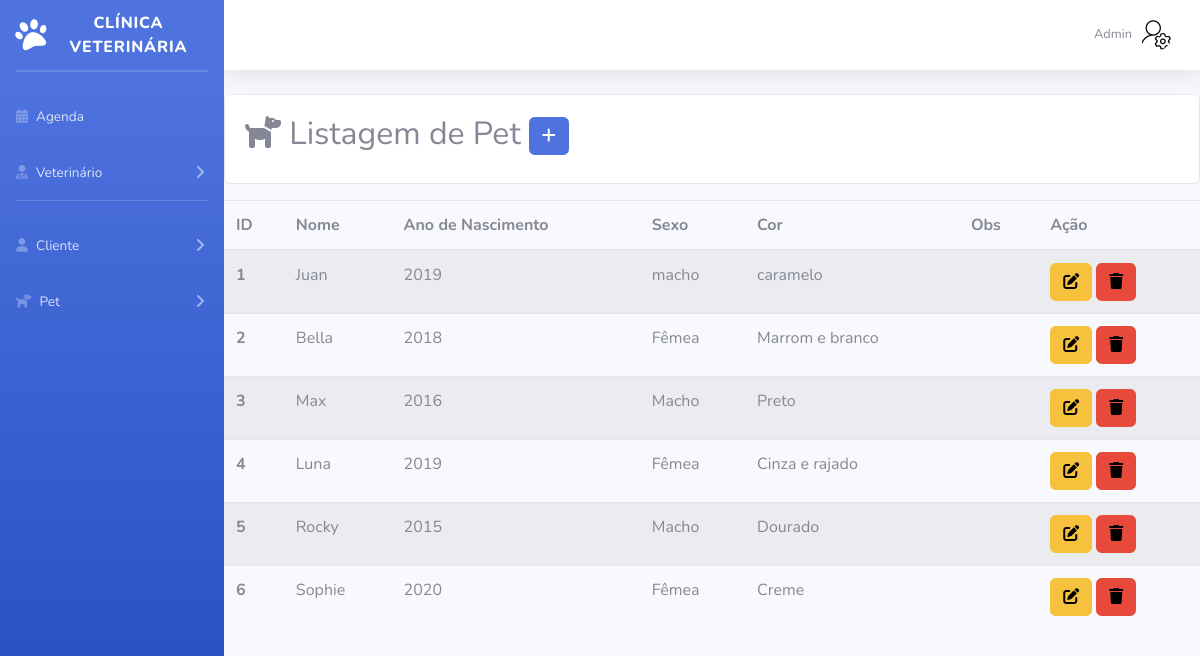
/Sistema/Admin/listagemPet.php (signed in), run on the app's committed database.
### tables this page shows
CREATE TABLE `pet` (
  `id` int(11) NOT NULL,
  `status` varchar(10) NOT NULL,
  `nome` varchar(100) NOT NULL,
  `anoNascimento` int(11) NOT NULL,
  `sexo` varchar(15) NOT NULL,
  `cor` varchar(50) NOT NULL,
  `obs` varchar(300) DEFAULT NULL
);

### Sistema/Admin/listagemPet.php (the view, shortened to what this page needs)
<?php
require_once("conexao.php");
$sql = "select * from pet";
$resultado = mysqli_query($conexao, $sql);
?>
<!DOCTYPE html>
<html lang="pt-br">
<head>
    <link href="vendor/fontawesome-free/css/all.min.css" rel="stylesheet" type="text/css">
    <link href="css/sb-admin-2.min.css" rel="stylesheet">
</head>
<body id="page-top">
    <div id="wrapper">
        <?php require_once("sidebarAdmin.php"); ?>
        <div id="content-wrapper" class="d-flex flex-column">
            <div id="content">
                <?php require_once("topbarAdmin.php"); ?>
                    <div class="card mt-3 mb-3">
                        <div class="card-body">
                            <h2><i class="fa-solid fa-dog"></i> Listagem de Pet <a
                                    href="cadastroPet.php" class="btn btn-primary btn-sn"><i class="fa-solid fa-plus"
                                        style="color: #ffffff;"></i></a></h2>
                        </div>
                    </div>
                    <table class="table table-striped table-hover">
                        <thead>
                            <tr>
                                <th scope="col">ID</th>
                                <th scope="col">Nome</th>
                                <th scope="col">Ano de Nascimento</th>
                                <th scope="col">Sexo</th>
                                <th scope="col">Cor</th>
                                <th scope="col">Obs</th>
                                <th scope="col">Ação</th>
                            </tr>
                        </thead>
                        <tbody>
                            <?php while ($linha = mysqli_fetch_array($resultado)) { ?>
                                <tr>
                                    <th scope="row">
                                        <?= $linha['id'] ?>
                                    </th>
                                    <td>
                                        <?= $linha['nome'] ?>
                                    </td>
                                    <td>
                                        <?= $linha['anoNascimento'] ?>
                                    </td>
                                    <td>
                                        <?= $linha['sexo'] ?>
                                    </td>
                                    <td>
                                        <?= $linha['cor'] ?>
                                    </td>
                                    <td>
                                    </td>
                                    <td>
                                        <a href="editarPet.php?id=<?= $linha['id'] ?>" class="btn btn-warning"><i
                                                class="fa-solid fa-pen-to-square" style="color: #000000;"></i></a>
                                        <a href="listagemPet.php?id=<?= $linha['id'] ?>" class="btn btn-danger"
                                            onclick="return confirm('Confirma exclusão?')"><i class="fa-solid fa-trash"
                                                style="color: #000000;"></i></a>
                                    </td>
                                </tr>
                            <?php } ?>
                </div>
            </div>
        </div>
</body>
</html>

### Sistema/Admin/sidebarAdmin.php (shortened to what this page needs)
<ul class="navbar-nav bg-gradient-primary sidebar sidebar-dark accordion" id="accordionSidebar">
    <a class="sidebar-brand d-flex align-items-center justify-content-center" href="indexAdmin.php">
        <div class="sidebar-brand-icon rotate-n-15">
        <i class="fa-solid fa-paw"></i>
        </div>
        <div class="sidebar-brand-text mx-1">Clínica Veterinária</div>
    </a>
    <hr class="sidebar-divider my-0">
    <hr class="sidebar-divider">
    <li class="nav-item">
        <a class="nav-link" href="listagemAgenda.php">
            <i class="fa-solid fa-calendar-days"></i>
            <span>Agenda</span>
        </a>
    </li>
    <li class="nav-item">
        <a class="nav-link collapsed" href="#" data-toggle="collapse" data-target="#collapseUtilities"
            aria-expanded="true" aria-controls="collapseUtilities">
            <i class="fa-solid fa-user-doctor"></i>
            <span>Veterinário</span>
        </a>
    </li>
    <hr class="sidebar-divider">
    <li class="nav-item">
        <a class="nav-link collapsed" href="#" data-toggle="collapse" data-target="#collapseCliente"
            aria-controls="collapseCliente">
            <i class="fa-solid fa-user"></i>
            <span>Cliente</span>
        </a>
    </li>
    <li class="nav-item collapsed">
        <a class="nav-link collapsed" href="#" data-toggle="collapse" data-target="#collapsePet" aria-expanded="true"
            aria-controls="collapsePet">
            <i class="fa-solid fa-dog"></i>
            <span>Pet</span>
        </a>
    </li>
</ul>

### Sistema/Admin/topbarAdmin.php (shortened to what this page needs)
<nav class="navbar navbar-expand navbar-light bg-white topbar mb-4 static-top shadow">
    <ul class="navbar-nav ml-auto">
        <li class="nav-item dropdown no-arrow">
            <a class="nav-link dropdown-toggle" href="#" id="userDropdown" role="button"
                data-toggle="dropdown" aria-haspopup="true" aria-expanded="false">
                <span class="mr-2 d-none d-lg-inline text-gray-600 small">Admin</span>
                <img class="img-profile rounded-circle"
                    src="img/admin.png">
            </a>
        </li>
    </ul>
</nav>

### data on the page
pet: id "1", nome "Juan", anoNascimento "2019", sexo "macho", cor "caramelo"
pet: id "2", nome "Bella", anoNascimento "2018", sexo "Fêmea", cor "Marrom e branco"
pet: id "3", nome "Max", anoNascimento "2016", sexo "Macho", cor "Preto"
pet: id "4", nome "Luna", anoNascimento "2019", sexo "Fêmea", cor "Cinza e rajado"
pet: id "5", nome "Rocky", anoNascimento "2015", sexo "Macho", cor "Dourado"
pet: id "6", nome "Sophie", anoNascimento "2020", sexo "Fêmea", cor "Creme"
